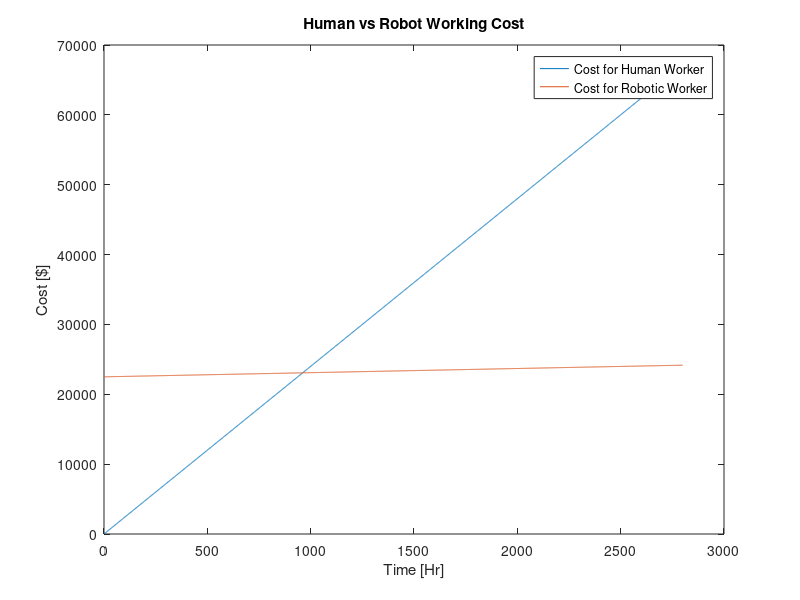
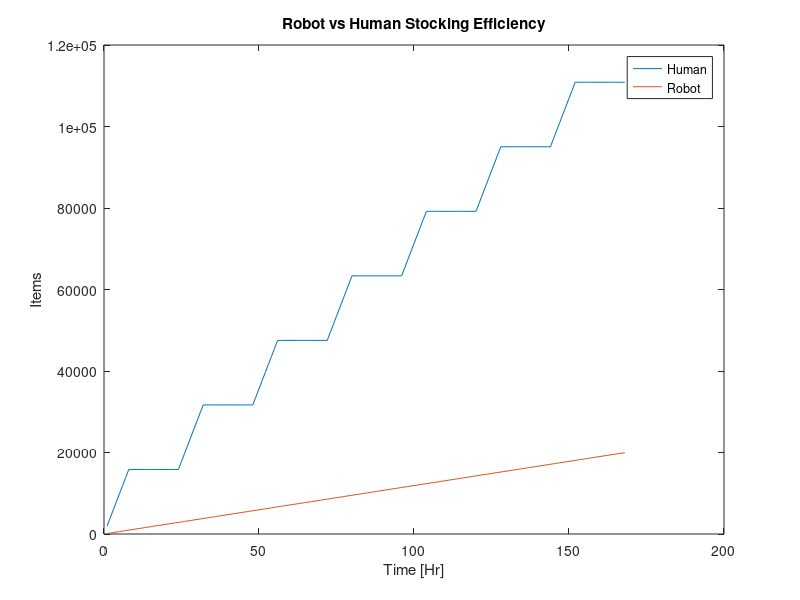

These charts were generated, in order, by the following MATLAB code:
Franka_Initial = 22500;
Franka_Hourly = 0.5956;

Human_Hourly = 24;

Human_Array = zeros(2800,1);
Franka_Array = zeros(2800,1);
Franka_Array(1) = Franka_Initial;
Human_Array(1) = Human_Hourly;

for i=2:length(Franka_Array)
Franka_Array(i) = Franka_Array(i-1)+Franka_Hourly;
Human_Array(i) = Human_Hourly*i;
end

k = linspace(1,length(Franka_Array),length(Franka_Array));
figure(1)
plot(k,Human_Array);
hold on
plot(k,Franka_Array);
hold off
ylabel('Cost [$]');
xlabel('Time [Hr]');
legend('Cost for Human Worker','Cost for Robotic Worker',Location='northwest');
title("Human vs Robot Working Cost");

Human_Stock_Times = [7.03 6.90 8.35 8.36 9.21 6.85 6.95 6.24 5.86 6.99];
Avg_Human_Item = mean(Human_Stock_Times)/4;
Robot_Stock_Times = [121.54 114.6 127.3 123.28 119.07 121.158];
Avg_Robot_Item = mean(Robot_Stock_Times)/4;
% disp(Avg_Robot_Item)
% disp(Avg_Human_Item)

Robot_Item_Hour = 3600/Avg_Robot_Item;
Human_Item_Hour = 3600/Avg_Human_Item;

k = linspace(1,168,168);
RobotGraph = [];
for i=1:168
RobotGraph(i) = Robot_Item_Hour*i;

end

runningTotal = 1;
HumanGraph = [];
for j =1:7
for w = 1:8
if runningTotal == 1
    HumanGraph(runningTotal) = Human_Item_Hour;
else

HumanGraph(runningTotal) = HumanGraph(runningTotal-1) + Human_Item_Hour;
end
runningTotal = runningTotal +  1;
end
for m = 1:16
HumanGraph(runningTotal) = HumanGraph(runningTotal - 1)
runningTotal = runningTotal +  1;

end
end

figure(2)
plot(k,HumanGraph);
hold on 
plot(k,RobotGraph);
hold off
title("Robot vs Human Stocking Efficiency");
legend('Human','Robot',Location='northwest');
ylabel('Items')
xlabel('Time [Hr]');
